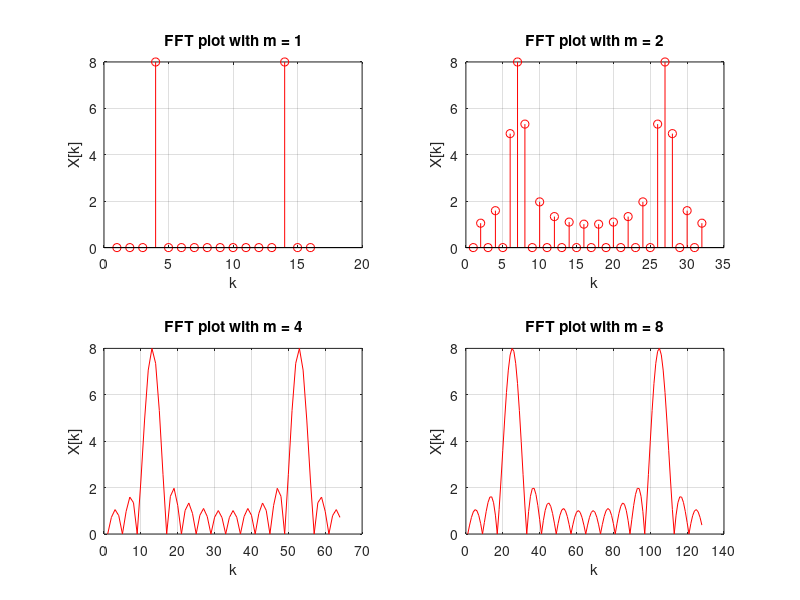

Recreate this plot in MATLAB.
f0 = 12;
fs = 64;
ts = 1/fs;
L = 16;
m = [1,2,4,8];
N = m*L;
n = 0:30;

% defining signals
p = cos(2*pi*f0*n*ts);
w = [ones(1,L), zeros(1, length(p) - L)];
x = p.*w;

figure();
% fft plots
for k = 1:length(N) - 2
xfft = fft(x,N(k));
subplot(2,2,k);
stem(1:length(xfft),abs(xfft),'red');
grid on;
title(['FFT plot with m = ', num2str(m(k))]);
xlabel('k');
ylabel('X[k]');
end

for k = 3:length(N)
xfft = fft(x,N(k));
subplot(2,2,k);
plot(1:length(xfft),abs(xfft),'red');
grid on;
title(['FFT plot with m = ', num2str(m(k))]);
xlabel('k');
ylabel('X[k]');
end
